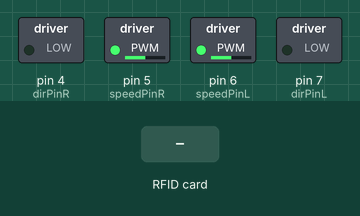
Bench run of a sketch on a simulated Arduino Uno, built with avr-gcc and run on an emulated ATmega328P. On the bench: switched loads named in the sketch (green lamp = pin HIGH). Inputs (shaded band) come from the test bench. Pins used as bus, display or sensor lines are not drawn; what the sketch prints to the serial monitor is not drawn.

Above: at 1.2 s.
1.3 s: RFID card CF 26 0F 3D held to the reader
2.8 s: RFID card 5E 7A 19 C4 held to the reader
Timing chart, 0 to 5.8 s (numbered marks = the images above; inputs shaded):
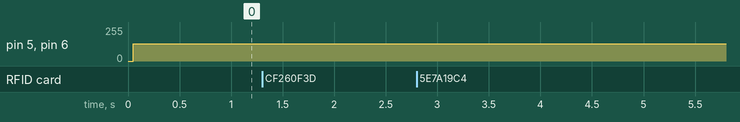

Measured:
- after the input at 1.3 s, every drawn part: stays the same
- after the input at 2.8 s, every drawn part: stays the same

The sketch:

RFID_ReadTest.ino
```cpp
#include <SPI.h>
#include <MFRC522.h>

#define RST_PIN 9
#define SS_PIN 10

int dirPinR   = 4;
int speedPinR = 5;
int dirPinL   = 7;
int speedPinL = 6;

MFRC522 rfid(SS_PIN, RST_PIN);

//Coordinate variable type
struct Point { uint8_t x, y; };

void setup() {
  pinMode(dirPinR, OUTPUT);  // A_DIR
  pinMode(speedPinR, OUTPUT);  // A_SPEED
  pinMode(dirPinL, OUTPUT);  // B_DIR
  pinMode(speedPinL, OUTPUT);  // B_SPEED

  Serial.begin(9600);
  SPI.begin();
  rfid.PCD_Init();
  Serial.println("Scan an RFID card to get its UID...");
}

// Lookup table
const byte knownUIDs[36][4] = {
  //{0,0} - Top Left {5,5} - Bottom Right
  {0xCF,0x26,0x0F,0x3D},{0xB3,0x54,0x0F,0x3D},{0xD1,0x00,0x12,0x3D},{0x07,0xD6,0x12,0x3D},{0xC8,0xE5,0x0F,0x3D},{0xA7,0x59,0x38,0x03},
  {0x50,0x2C,0x0F,0x3D},{0xF0,0xFC,0x0E,0x3D},{0x22,0xD9,0x12,0x3D},{0xC2,0xCD,0x12,0x3D},{0x72,0x71,0x12,0x3D},{0xDB,0xDA,0x12,0x3D},
  {0xFC,0x12,0x12,0x3D},{0x49,0xB9,0x12,0x3D},{0x93,0x05,0x12,0x3D},{0x2B,0x7D,0x12,0x3D},{0x61,0x12,0x3D,0x3D},{0xFD,0x60,0x12,0x3D},
  {0x86,0xB4,0x0E,0x3D},{0xAE,0x9A,0x0E,0x3D},{0x29,0x3D,0x0F,0x3D},{0x7D,0x95,0x0E,0x3D},{0x40,0x5D,0x0F,0x3D},{0x6F,0x59,0x0F,0x3D},
  {0x14,0xD4,0x0E,0x3D},{0x7E,0x59,0x0F,0x3D},{0x61,0x07,0x10,0x3D},{0x52,0x08,0x0F,0x3D},{0x9C,0x40,0x12,0x3D},{0x34,0x3F,0x0F,0x3D},
  {0x7A,0x9C,0x0F,0x3D},{0x40,0x94,0x0E,0x3D},{0x21,0x92,0x0F,0x3D},{0x6D,0xBA,0x12,0x3D},{0xA6,0x9A,0x0F,0x3D},{0x65,0x14,0x12,0x3D}
};

const Point coordinates[36] = {
  {0,0},{0,1},{0,2},{0,3},{0,4},{0,5},
  {1,0},{1,1},{1,2},{1,3},{1,4},{1,5},
  {2,0},{2,1},{2,2},{2,3},{2,4},{2,5},
  {3,0},{3,1},{3,2},{3,3},{3,4},{3,5},
  {4,0},{4,1},{4,2},{4,3},{4,4},{4,5},
  {5,0},{5,1},{5,2},{5,3},{5,4},{5,5},
};

// Checks if read UID is in table
bool matchUID(const byte *uid, const byte knownUID[4]) {
  for (int i = 0; i < 4; i++) {
    if (uid[i] != knownUID[i]) return false;
  }
  return true;
}

// Finds appropriate numbered coordinate
bool getCoordinateFromUID(const byte *uid, Point &outCoord) {
  for (int i = 0; i < 36; i++) {
    if (matchUID(uid, knownUIDs[i])) {
      outCoord = coordinates[i];
      return true;
    }
  }
  return false; // Not found
}

void forward(int PWMA, int PWMB) {
  // Motor A forward => DIR pin LOW
  digitalWrite(dirPinR, LOW);   // A_DIR
  analogWrite(speedPinR, PWMA);  // A_SPEED

  // Motor B forward => DIR pin LOW
  digitalWrite(dirPinL, LOW);   // B_DIR
  analogWrite(speedPinL, PWMB);  // B_SPEED
}

void loop(){
  forward(128,128);
  if (rfid.PICC_IsNewCardPresent() && rfid.PICC_ReadCardSerial()) {
    Point p;
    if (getCoordinateFromUID(rfid.uid.uidByte, p)) {
      Serial.print("I am on: (");
      Serial.print(p.x); Serial.print(", ");
      Serial.print(p.y); Serial.println(")");
    }
    else {
      Serial.println("❌ Unknown UID");
    }

    rfid.PICC_HaltA();
    rfid.PCD_StopCrypto1();
    }
}
```
